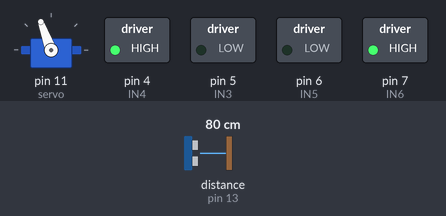
Simulated run of this sketch. Board: Arduino Uno, built with avr-gcc and run on an emulated ATmega328P. On the bench: servo, switched loads named in the sketch (green lamp = pin HIGH). Wiring (inferred from the names in the program): ultrasonic range finder: trigger pin 12; echo pin 13. Dashed ring = blinking. The inputs (shaded band) are chosen by the test bench; at power-on: distance to the obstacle (sensor on pin 13) 80 cm. The echo pulse lasts 58.3 µs per cm; random numbers use the default seed unless the sketch sets one; pins used as bus, display or sensor lines are not drawn.

Above: at 1.2 s.
1.3 s: distance to the obstacle (sensor on pin 13) set to 28 cm
4.3 s: distance to the obstacle (sensor on pin 13) set to 23 cm
At 4.68 s:
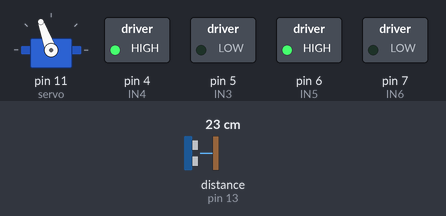
7.3 s: distance to the obstacle (sensor on pin 13) set to 35 cm
10.3 s: distance to the obstacle (sensor on pin 13) set to 2 cm
At 10.58 s:
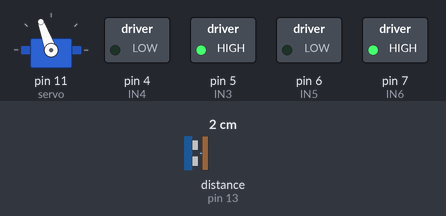
Timing chart, 0 to 14.3 s (numbered marks = the images above; inputs shaded):
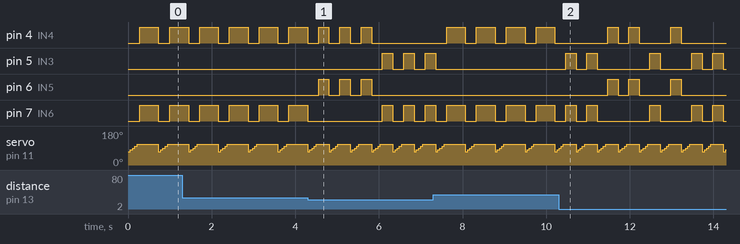

Measured:
- the behaviour switches between 27 and 26 cm on distance to the obstacle (sensor on pin 13) (found by bisection; images 0 and 1)
- after the input at 4.3 s, pin 5 (IN3): alternates HIGH for 0.25 s and LOW for 0.26 s, starting after 1.8 s; pin 6 (IN5): alternates HIGH for 0.25 s and LOW for 0.26 s, 6 changes in all, then stays LOW, starting after 0.26 s
- after the input at 10.3 s, pin 5 (IN3): LOW → HIGH after 0.16 s, → LOW 0.25 s later, → HIGH 0.25 s later, → LOW 0.25 s later, … (10 changes in this stretch); pin 6 (IN5): goes HIGH 0.25 s, LOW 0.25 s, HIGH 0.25 s, LOW 0.76 s, HIGH 0.25 s, then LOW, starting after 1.2 s
- by itself, servo on pin 11 (servo): repeats every 0.50 s: 100° 0.05 s, 110° 0.30 s, 70° 0.05 s, 80° 0.05 s, 90° 0.05 s

The sketch:

Robot_Coche.ino
```cpp
///////////////////////////////////////////////////////////
//
//@author Antonio David Lopez Machado
//
////////////////////////////////////////////////////////
#include <Servo.h>

//Clavijas a la que esta conectado el potenciador L298N
int IN3 = 5;
int IN4 = 4;
int IN5 = 6;
int IN6 = 7;

//Clavijas a las que esta conectado el modulo ultrasonico
int PIN_TRIG=12;
int PIN_ECO=13;

int distancia=0;

//Enum para la alida de buscarObstaculo
enum salidaComprobacion{   noGiro,  giroDerecha,   giroIzquierda };

//Definimos buscaObstaculo con return enum
salidaComprobacion buscarObstaculo();

//Creamos un objeto salidaComprobacion
salidaComprobacion giro=noGiro;

//Creamos el enum de estados
enum Estado {
  detectandoObstaculos, //Estado para que el robot compruebe su alrededor
  girando, //Estado para cuando el robot necesite girar
  acelerando //EStado para cuando el robot vaya en linea recta

};

//Creamos un objeto de enum estados
Estado state=detectandoObstaculos;

//Servo que movera nuestro ultrasonico para detectar todos los obstaculos
Servo servo;

int angle=0;
//Boolean para saber cuando hace falta ir hacia delante o girar
boolean estaGirando=true;

////////////
//Inicializamos los valores de los pin
///////////
void setup()
{
  //Configuramos los pins del L298N
  pinMode (IN3, OUTPUT);
  pinMode (IN4, OUTPUT);
  pinMode (IN5, OUTPUT);
  pinMode (IN6, OUTPUT);

  //Configuramos los pins del modulo ultrasonico
  pinMode(PIN_TRIG,OUTPUT);
  pinMode(PIN_ECO,INPUT);

   servo.attach(11);
}

//////////////////////////////
//Bucle de acciones del Robot
//////////////////////////////
void loop()
{

  switch(state){

    /////////////////////////
    //Despues de realizar un giro entramos en este estado en el cual se realiza un sondeo
    //de obstaculos con el robot parado. En este sondeo se comprueba en que angulos hay obstaculos
    //y se selecciona una posicion de giro. En el caso de no existir obstaculo alguno el robot
    //pasara al estado acelerando
    ////////////////////////
    case detectandoObstaculos:
        giro=buscarObstaculo();
        if(giro!=noGiro)
          state=girando;//cambiamos estado
        else
          state=acelerando;

    break;

    /////////////////////////
    //Estado en el que nuestro robot acelera durante un cierto periodo de tiempo
    ////////////////////////
    case acelerando:
        // Motor va hacia delante

        estaGirando=false;
        acelerar();
        //Cambiamos de estado
        state=detectandoObstaculos;
        //Reiniciamos el angulo del servo
    break;

    /////////////////////////
    //Estado en el que nuestro robot gira hacia la derecha o izquierda segun
    //donde se haya detectado el obstaculo
    ////////////////////////
    case girando:
        estaGirando=true;
        if(giro==giroDerecha)
            girarDerecha();
        else
            girarIzquierda();
        state=detectandoObstaculos;

    break;


  };

}

/**
*  Metodo para girar hacia la derecha el robot
*
*/
void girarDerecha(){
    //Motor gira hacia la derecha
    digitalWrite (IN3, HIGH);
    digitalWrite (IN4, LOW);
    digitalWrite (IN5, LOW);
    digitalWrite (IN6, HIGH);
    delay(250);

    //Detenemos el giro
    digitalWrite (IN3, LOW);
    digitalWrite (IN6, LOW);

}


/**
*  Metodo para girar hacia la izquierda el robot
*
*/
void girarIzquierda(){
    //Motor gira hacia la derecha
    digitalWrite (IN3, LOW);
    digitalWrite (IN4, HIGH);
    digitalWrite (IN5, HIGH);
    digitalWrite (IN6, LOW);
    delay(250);

    //Detenemos el giro
    digitalWrite (IN4, LOW);
    digitalWrite (IN5, LOW);
}

/**
*  Metodo para girar 180grados el robot
*
*/
void acelerar(){
    //Motor acelera
    digitalWrite (IN3, LOW);
    digitalWrite (IN4, HIGH);
    digitalWrite (IN3, LOW);
    digitalWrite (IN6, HIGH);
    delay(450);

    //Detenemos la aceleracion
    digitalWrite (IN4, LOW);
    digitalWrite (IN6, LOW);
}
/**
*  Metodo que nos permite saber la distancia a la que se encuentra nuestro obstaculo
*
*/
int detectarDistanciaObstaculo(){
  int salida,duracion;
  //Hacemos el disparo
  digitalWrite(PIN_TRIG,LOW);
  delayMicroseconds(2);
  digitalWrite(PIN_TRIG,HIGH);
  delayMicroseconds(10);
  digitalWrite(PIN_TRIG,LOW);


  //Recibimos el disparo
  duracion=pulseIn(PIN_ECO,HIGH);
  //Realizamos el calculo en cm
  salida=(duracion/2)/29;

  return salida;
}

/**
*  Metodo que nos permite realizar una busqueda completa de obstaculos despues de realizar un giro
*  para asi detectar los obstaculos
*
*/

salidaComprobacion buscarObstaculo(){
  int angleBusqueda=70;
  int dist=0;
  salidaComprobacion salida=noGiro;
  boolean ladoDerecho=false ,ladoIzquierdo=false;
  while(angleBusqueda<=110){
    //Posicionamos nuestro servo
    servo.write(angleBusqueda);
    dist=detectarDistanciaObstaculo(); //detectamos obstaculos

    if(dist>0 && dist<=25){ //Si hay obstaculo
      //Comprobamos si es el lado derecho
      if(angleBusqueda>=70 && angleBusqueda<=90){
        ladoDerecho=true;
      }//O si es el lado izquierdo
      else if(angleBusqueda>90 && angleBusqueda<=110){
        ladoIzquierdo=true;
      }
    }

    //Aumentamos el angulo
    angleBusqueda=angleBusqueda+10;
    delay(50);

  }
  //Segun que lados haya detectado realizamos un giro u otro
  if(ladoDerecho && ladoIzquierdo){
     int rand=random(0,2);
     if(rand==0)salida=giroDerecha;
     else salida=giroIzquierda;;
  }
  else if(ladoDerecho) salida=giroDerecha;
  else if(ladoIzquierdo) salida=giroIzquierda;

  return salida;

}
```
